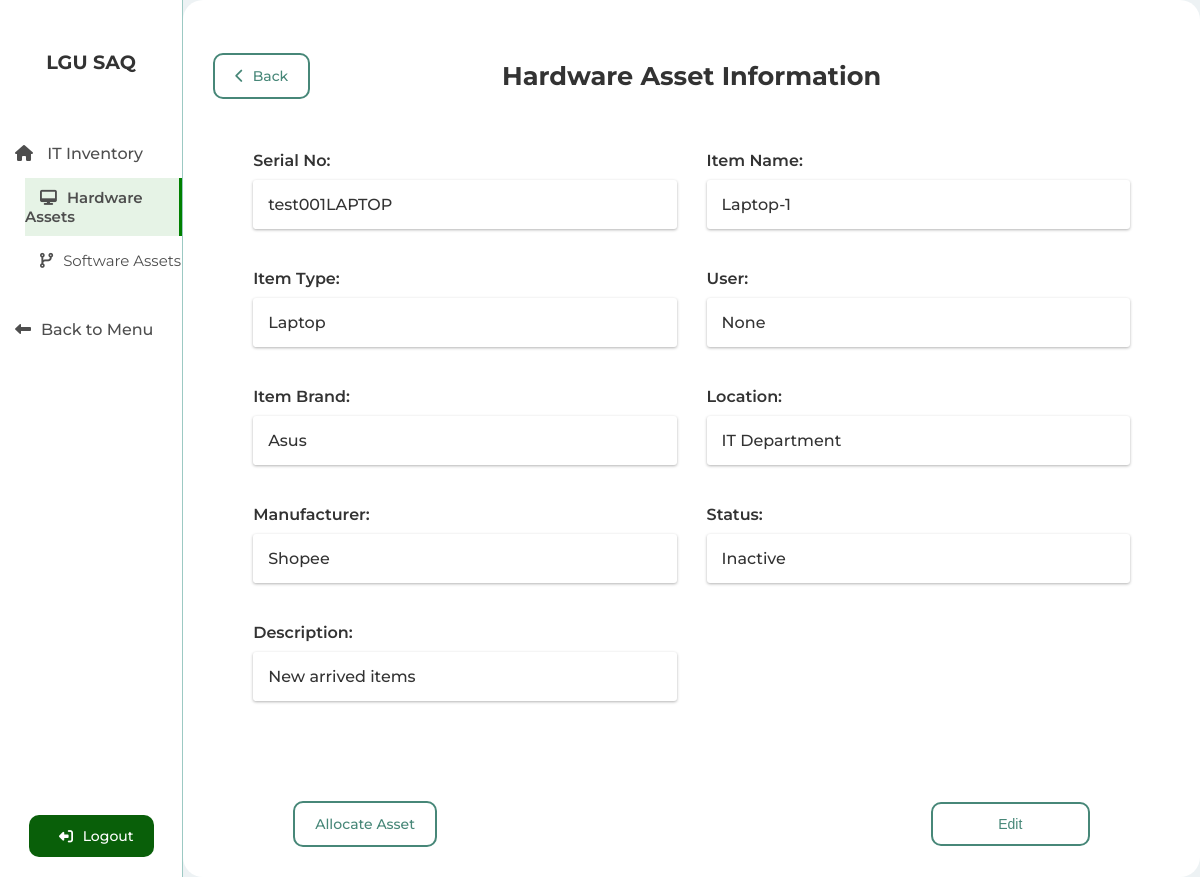
Page /IT_Asset_Inventory/hardware_asset.php?id=97 (signed in) on the committed database.
### tables this page shows
CREATE TABLE `hardware_asset` (
  `id` int(11) NOT NULL,
  `item_name` varchar(255) NOT NULL,
  `serial_no` varchar(255) NOT NULL,
  `item_type` varchar(255) NOT NULL,
  `item_brand` varchar(255) NOT NULL,
  `manufacturer` varchar(255) NOT NULL,
  `hardware_description` varchar(255) NOT NULL,
  `user` varchar(255) NOT NULL,
  `curr_location` varchar(255) NOT NULL,
  `curr_status` varchar(255) NOT NULL,
  `created_at` timestamp NOT NULL DEFAULT current_timestamp()
);

### IT_Asset_Inventory/hardware_asset.php (the view, shortened to what this page needs)
<?php
  require("../config/db_config.php");
    if(isset($_GET["id"])){
      $currentId = mysqli_real_escape_string($conn, $_GET["id"]);
      $sql = "SELECT * FROM hardware_asset WHERE id = $currentId";
      $result = mysqli_query($conn, $sql);
      $hardwareAsset = mysqli_fetch_assoc($result);
    }
    else{
      header("Location: hardware_assets.php");
    }
?>
<!DOCTYPE html>
<html lang="en">
  <head>
    <link rel="stylesheet" href="../CSS/style.css" />
    <link rel="stylesheet" href="../CSS/utilities.css" />
    <link
      rel="stylesheet"
      href="https://cdnjs.cloudflare.com/ajax/libs/font-awesome/6.4.2/css/all.min.css"
    />
  </head>
  <body>
  <?php include("../inc/sidebar.php") ?>
    <section class="main-dashboard">
      <section class="add-new-asset">
        <div class="top-header">
          <a href="<?php echo HARDWARE_ASSET_URL?>" class="back btn btn-outline"><i class="fas fa-chevron-left"></i> Back</a>
          <h1 class="txt-lg">Hardware Asset Information</h1>
        </div>
            <div class="grid grid-2 grid-gap-3 px-4 mt-2">
              <div>
                <h3 class="txt-sm txt-fw-3">Serial No:</h3>
                <div class="flex flex-just-sb form-card">
                  <h3 class="txt-sm txt-fw-2 ml-1"><?php echo $hardwareAsset["serial_no"] ?></h3>
                </div>
              </div>
              <div>
                <h3 class="txt-sm txt-fw-3">Item Name:</h3>
                <div class="flex flex-just-sb form-card">
                  <h3 class="txt-sm txt-fw-2 ml-1"><?php echo $hardwareAsset["item_name"] ?></h3>
                </div>
              </div>
              <div>
                <h3 class="txt-sm txt-fw-3">Item Type:</h3>
                <div class="flex flex-just-sb form-card">
                  <h3 class="txt-sm txt-fw-2 ml-1"><?php echo $hardwareAsset["item_type"] ?></h3>
                </div>
              </div>
              <div>
                <h3 class="txt-sm txt-fw-3">User:</h3>
                <div class="flex flex-just-sb form-card">
                  <h3 class="txt-sm txt-fw-2 ml-1"><?php echo $hardwareAsset["user"] ?></h3>
                </div>
              </div>
              <div>
                <h3 class="txt-sm txt-fw-3">Item Brand:</h3>
                <div class="flex flex-just-sb form-card">
                  <h3 class="txt-sm txt-fw-2 ml-1"><?php echo $hardwareAsset["item_brand"] ?></h3>
                </div>
              </div>
              <div>
                <h3 class="txt-sm txt-fw-3">Location:</h3>
                <div class="flex flex-just-sb form-card">
                  <h3 class="txt-sm txt-fw-2 ml-1"><?php echo $hardwareAsset["curr_location"] ?></h3>
                </div>
              </div>
              <div>
                <h3 class="txt-sm txt-fw-3">Manufacturer:</h3>
                <div class="flex flex-just-sb form-card">
                  <h3 class="txt-sm txt-fw-2 ml-1"><?php echo $hardwareAsset["manufacturer"] ?></h3>
                </div>
              </div>
              <div>
                <h3 class="txt-sm txt-fw-3">Status:</h3>
                <div class="flex flex-just-sb form-card">
                  <h3 class="txt-sm txt-fw-2 ml-1"><?php echo $hardwareAsset["curr_status"] ?></h3>
                </div>
              </div>
              <div>
                <h3 class="txt-sm txt-fw-3">Description:</h3>
                <div class="flex flex-just-sb form-card">
                  <h3 class="txt-sm txt-fw-2 ml-1"><?php echo $hardwareAsset["hardware_description"] ?></h3>
                </div>
              </div>
            </div>
              <form action="edit_hardware_asset.php" method="GET">
                <div class="bottom-functions edit">
                  <?php if($hardwareAsset["curr_status"] == "Active"): ?>
                    <button type="button" id="delete-btn" class="btn btn-outline btn-wide btn-warn">Set to Inactive</button>
                  <?php else: ?>
                    <a href="<?php ROOT_URL?>allocate_hardware_asset.php?id=<?php echo $currentId?>" id="allocate-btn" class="btn btn-outline ">Allocate Asset</a>
                  <?php endif; ?>
                  <input type="submit" name="submit" value="Edit" class="btn btn-outline btn-wide">
                  </div>
              </form>
      </section>
    </section>
  </body>
</html>

### CSS/style.css (style rules this page uses)
* { box-sizing: border-box; margin: 0; padding: 0; }
body { height: 100vh; font-family: "Montserrat", sans-serif; color: #333333; background: #edf2f4; display: flex; }
a { text-decoration: none; color: #333333; }
h1, h2, h3, h4 { margin: 10px 0; }
.txt-lg { font-size: 1.6rem; }
.txt-sm { font-size: 1rem; }
.btn { display: inline-block; padding: 12px 20px; border: none; font-size: 14px; font-weight: 500; border-radius: 10px; cursor: pointer; transition: all 200ms ease-in-out; }
.btn-outline { background: transparent; border: 2px solid #478778; color: #478778; transition: all 0.2s ease-in; }
.btn-wide { width: 20%; }
.main-dashboard { position: relative; max-height: 100vh; width: 100%; overflow-y: hidden; }
.add-new-asset { width: 100%; padding: 30px 30px; border-radius: 20px; height: 100%; background: #fff; overflow-y: scroll; }
.add-new-asset .top-header { display: flex; justify-content: center; align-items: center; margin-top: 20px; margin-bottom: 40px; position: relative; }
.add-new-asset .top-header .back { position: absolute; left: 0; }
.add-new-asset .top-header .back i { margin-right: 5px; }
.add-new-asset .bottom-functions { display: flex; justify-content: flex-end; align-items: center; padding-right: 100px; padding-left: 100px; }
.bottom-functions.edit { display: flex; justify-content: space-between; align-items: center; margin-top: 100px; padding-right: 80px; padding-left: 80px; }

### CSS/utilities.css (style rules this page uses)
.flex { display: flex; justify-content: center; align-items: center; width: 100%; }
.flex-just-sb { justify-content: space-between; }
.grid { display: grid; grid-template-columns: 1fr; justify-content: center; align-items: center; width: 100%; }
.grid-2 { grid-template-columns: repeat(2, 1fr); }
.grid-gap-3 { grid-gap: 30px; }
.txt-fw-2 { font-weight: 500; }
.txt-fw-3 { font-weight: 600; }
.form-card { border: 0; border-radius: 3px; box-shadow: 0px 1px 3px rgba(0, 0, 0, 0.3); padding: 5px; }
.ml-1 { margin-left: 10px; }
.mt-2 { margin-top: 20px; }
.px-4 { padding: 0 40px; }

### rows in the picture
hardware_asset: serial_no "test001LAPTOP", item_name "Laptop-1", item_type "Laptop", user "None", item_brand "Asus", curr_location "IT Department", manufacturer "Shopee", curr_status "Inactive", hardware_description "New arrived items"
